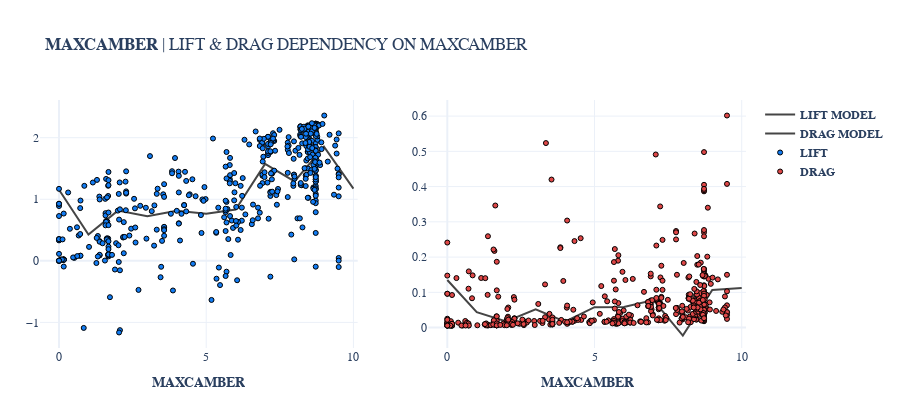
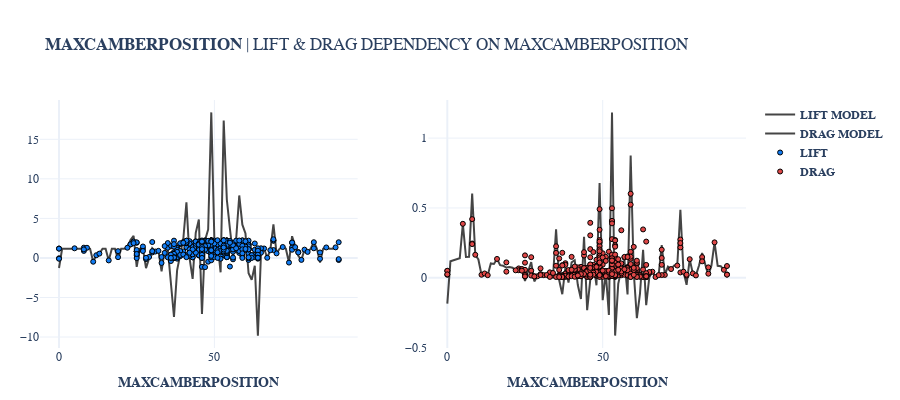
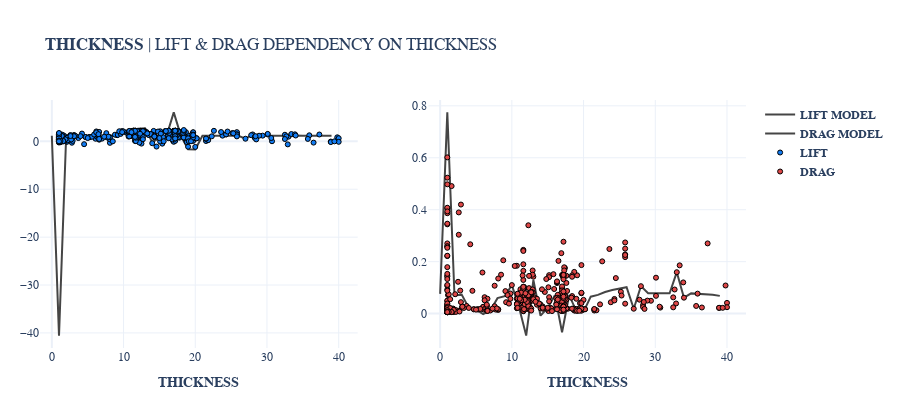

The cell these charts' notebook holds for them, in order:
### Code cell
data.plot_X_clcd('maxcamber',model=True,xmin=0,xmax=11)
data.plot_X_clcd('maxcamberposition',model=True,xmin=0,xmax=90)
data.plot_X_clcd('thickness',model=True,xmin=0,xmax=40)

### Figure 1 — Plotly figure (JSON) as saved in the notebook; plotly's stock layout.template omitted (floating-point values rounded to 4 significant figures; data arrays with more than 128 entries replaced by an {"elided": "..."} marker saying what was removed)
{"data": [{"marker": {"color": "#454545", "line": {"color": "black", "width": 1}, "size": 5}, "mode": "lines", "name": "<b>LIFT MODEL</b>", "type": "scatter", "x": [0, 1, 2, 3, 4, 5, 6, 7, 8, 9, 10], "xaxis": "x", "y": [1.156, 0.4282, 0.8156, 0.7246, 0.8121, 0.7664, 0.8342, 1.575, 1.29, 1.853, 1.174], "yaxis": "y"}, {"marker": {"color": "#454545", "line": {"color": "black", "width": 1}, "size": 5}, "mode": "lines", "name": "<b>DRAG MODEL</b>", "type": "scatter", "x": [0, 1, 2, 3, 4, 5, 6, 7, 8, 9, 10], "xaxis": "x2", "y": [0.1351, 0.044, 0.01756, 0.05189, 0.0166, 0.05794, 0.05865, 0.078, -0.02268, 0.1065, 0.1125], "yaxis": "y2"}, {"marker": {"color": "#127CF3", "line": {"color": "black", "width": 1}, "size": 5}, "mode": "markers", "name": "<b>LIFT</b>", "text": {"elided": "480 str values"}, "type": "scatter", "x": {"elided": "480 float values"}, "xaxis": "x", "y": {"elided": "480 float values"}, "yaxis": "y"}, {"marker": {"color": "#DE4747", "line": {"color": "black", "width": 1}, "size": 5}, "mode": "markers", "name": "<b>DRAG</b>", "text": {"elided": "480 str values"}, "type": "scatter", "x": {"elided": "480 float values"}, "xaxis": "x2", "y": {"elided": "480 float values"}, "yaxis": "y2"}], "layout": {"font": {"family": "sans-serif", "size": 12}, "height": 400, "margin": {"b": 40, "l": 40, "r": 40}, "title": {"text": "<b>MAXCAMBER</b> | LIFT & DRAG DEPENDENCY ON MAXCAMBER"}, "xaxis": {"anchor": "y", "domain": [0, 0.45], "title": {"text": "<b>MAXCAMBER</b>"}}, "xaxis2": {"anchor": "y2", "domain": [0.55, 1], "title": {"text": "<b>MAXCAMBER</b>"}}, "yaxis": {"anchor": "x", "domain": [0, 1]}, "yaxis2": {"anchor": "x2", "domain": [0, 1]}}}

### Figure 2 — Plotly figure (JSON) as saved in the notebook; plotly's stock layout.template omitted (floating-point values rounded to 4 significant figures; data arrays with more than 128 entries replaced by an {"elided": "..."} marker saying what was removed)
{"data": [{"marker": {"color": "#454545", "line": {"color": "black", "width": 1}, "size": 5}, "mode": "lines", "name": "<b>LIFT MODEL</b>", "type": "scatter", "x": [0, 1, 2, 3, 4, 5, 6, 7, 8, 9, 10, 11, 12, 13, 14, 15, 16, 17, 18, 19, 20, 21, 22, 23, 24, 25, 26, 27, 28, 29, 30, 31, 32, 33, 34, 35, 36, 37, 38, 39, 40, 41, 42, 43, 44, 45, 46, 47, 48, 49, 50, 51, 52, 53, 54, 55, 56, 57, 58, 59, 60, 61, 62, 63, 64, 65, 66, 67, 68, 69, 70, 71, 72, 73, 74, 75, 76, 77, 78, 79, 80, 81, 82, 83, 84, 85, 86, 87, 88, 89], "xaxis": "x", "y": [-1.271, 1.162, 1.162, 1.162, 1.162, 1.215, 1.162, 1.162, 0.9438, 1.286, 1.162, -0.4816, 0.3431, 0.5446, 1.162, 1.162, -0.3155, 1.162, 1.162, -0.211, 1.162, 1.162, 1.287, 2.263, 2.78, -1.124, 1.162, 1.166, -1.286, 0.1234, 1.229, 0.8071, 0.8937, -1.685, 0.9674, 1.177, -3.5, -7.467, -1.582, 0.4206, 2.397, 7.031, 0.0002029, -2.65, 3.179, 4.858, -7.097, 2.243, 3.603, 18.4, 2.218, 1.965, -1.824, 17.37, 7.385, 3.673, 0.3058, 2.359, 7.896, 4.201, 3.107, -1.933, -2.753, -0.9792, -9.822, 0.5953, 1.19, 0.01716, 0.9763, 4.254, 0.5766, 1.162, 1.38, 1.162, -0.5908, 2.746, 1.356, 0.2648, -0.2472, 1.049, 0.7634, 1.162, 2.042, 1.162, -0.5823, 1.162, 1.324, 1.162, 1.162, 1.332], "yaxis": "y"}, {"marker": {"color": "#454545", "line": {"color": "black", "width": 1}, "size": 5}, "mode": "lines", "name": "<b>DRAG MODEL</b>", "type": "scatter", "x": [0, 1, 2, 3, 4, 5, 6, 7, 8, 9, 10, 11, 12, 13, 14, 15, 16, 17, 18, 19, 20, 21, 22, 23, 24, 25, 26, 27, 28, 29, 30, 31, 32, 33, 34, 35, 36, 37, 38, 39, 40, 41, 42, 43, 44, 45, 46, 47, 48, 49, 50, 51, 52, 53, 54, 55, 56, 57, 58, 59, 60, 61, 62, 63, 64, 65, 66, 67, 68, 69, 70, 71, 72, 73, 74, 75, 76, 77, 78, 79, 80, 81, 82, 83, 84, 85, 86, 87, 88, 89], "xaxis": "x2", "y": [-0.185, 0.1177, 0.1252, 0.1326, 0.14, 0.3865, 0.1489, 0.1503, 0.6032, 0.1647, 0.1312, 0.02182, 0.03109, 0.01875, 0.1029, 0.09914, 0.135, 0.09059, 0.08582, 0.07353, 0.07647, 0.07189, 0.05359, 0.05807, 0.05552, -0.02212, 0.05285, 0.1128, -0.02607, 0.01122, 0.02525, 0.01911, 0.02018, 0.0005701, 0.004321, 0.3475, -0.01578, -0.1177, 0.07545, -0.03464, 0.1102, 0.1261, -0.05214, -0.1519, 0.294, -0.2316, -0.01549, 0.1064, -0.05375, 0.6779, -0.1597, 0.0354, -0.2661, 1.184, -0.4137, -0.04364, 0.05896, 0.126, -0.1187, 0.8751, 0.03772, -0.2888, -0.1129, 0.2008, -0.1953, 0.003917, 0.04368, 0.00573, 0.01914, 0.234, 0.02062, 0.08028, 0.06253, 0.08858, 0.08772, 0.4859, 0.04386, -0.05045, 0.1331, 0.03155, 0.01713, 0.08735, 0.1772, 0.08803, 0.0168, 0.08827, 0.2536, 0.08614, 0.08301, 0.05715], "yaxis": "y2"}, {"marker": {"color": "#127CF3", "line": {"color": "black", "width": 1}, "size": 5}, "mode": "markers", "name": "<b>LIFT</b>", "text": {"elided": "480 str values"}, "type": "scatter", "x": {"elided": "480 int values"}, "xaxis": "x", "y": {"elided": "480 float values"}, "yaxis": "y"}, {"marker": {"color": "#DE4747", "line": {"color": "black", "width": 1}, "size": 5}, "mode": "markers", "name": "<b>DRAG</b>", "text": {"elided": "480 str values"}, "type": "scatter", "x": {"elided": "480 int values"}, "xaxis": "x2", "y": {"elided": "480 float values"}, "yaxis": "y2"}], "layout": {"font": {"family": "sans-serif", "size": 12}, "height": 400, "margin": {"b": 40, "l": 40, "r": 40}, "title": {"text": "<b>MAXCAMBERPOSITION</b> | LIFT & DRAG DEPENDENCY ON MAXCAMBERPOSITION"}, "xaxis": {"anchor": "y", "domain": [0, 0.45], "title": {"text": "<b>MAXCAMBERPOSITION</b>"}}, "xaxis2": {"anchor": "y2", "domain": [0.55, 1], "title": {"text": "<b>MAXCAMBERPOSITION</b>"}}, "yaxis": {"anchor": "x", "domain": [0, 1]}, "yaxis2": {"anchor": "x2", "domain": [0, 1]}}}

### Figure 3 — Plotly figure (JSON) as saved in the notebook; plotly's stock layout.template omitted (floating-point values rounded to 4 significant figures; data arrays with more than 128 entries replaced by an {"elided": "..."} marker saying what was removed)
{"data": [{"marker": {"color": "#454545", "line": {"color": "black", "width": 1}, "size": 5}, "mode": "lines", "name": "<b>LIFT MODEL</b>", "type": "scatter", "x": [0, 1, 2, 3, 4, 5, 6, 7, 8, 9, 10, 11, 12, 13, 14, 15, 16, 17, 18, 19, 20, 21, 22, 23, 24, 25, 26, 27, 28, 29, 30, 31, 32, 33, 34, 35, 36, 37, 38, 39], "xaxis": "x", "y": [1.162, -40.56, 1.162, 1.162, 1.08, 0.6899, 1.313, 0.5723, 1.162, 1.162, 2.064, 1.087, 2.62, 2.745, -0.1584, 0.6841, 1.162, 6.045, 1.162, -1.66, -1.689, 1.162, 1.162, 1.162, 1.162, 1.162, 1.162, 0.5446, 1.443, 1.162, 1.162, 1.162, 1.162, 0.9789, 1.219, 1.162, 1.162, 1.162, 1.162, 1.162], "yaxis": "y"}, {"marker": {"color": "#454545", "line": {"color": "black", "width": 1}, "size": 5}, "mode": "lines", "name": "<b>DRAG MODEL</b>", "type": "scatter", "x": [0, 1, 2, 3, 4, 5, 6, 7, 8, 9, 10, 11, 12, 13, 14, 15, 16, 17, 18, 19, 20, 21, 22, 23, 24, 25, 26, 27, 28, 29, 30, 31, 32, 33, 34, 35, 36, 37, 38, 39], "xaxis": "x2", "y": [0.07584, 0.7748, 0.06996, 0.07299, 0.02181, 0.01524, -0.001637, 0.012, 0.05955, 0.06702, 0.1098, 0.02418, -0.08471, 0.1293, -0.008067, 0.02219, 0.0704, -0.07187, 0.07143, 0.008803, 0.00707, 0.0652, 0.07214, 0.08324, 0.09077, 0.09749, 0.1015, 0.01875, 0.1057, 0.07822, 0.07749, 0.07678, 0.07798, 0.1595, 0.06132, 0.07785, 0.07617, 0.07628, 0.07301, 0.06825], "yaxis": "y2"}, {"marker": {"color": "#127CF3", "line": {"color": "black", "width": 1}, "size": 5}, "mode": "markers", "name": "<b>LIFT</b>", "text": {"elided": "480 str values"}, "type": "scatter", "x": {"elided": "480 float values"}, "xaxis": "x", "y": {"elided": "480 float values"}, "yaxis": "y"}, {"marker": {"color": "#DE4747", "line": {"color": "black", "width": 1}, "size": 5}, "mode": "markers", "name": "<b>DRAG</b>", "text": {"elided": "480 str values"}, "type": "scatter", "x": {"elided": "480 float values"}, "xaxis": "x2", "y": {"elided": "480 float values"}, "yaxis": "y2"}], "layout": {"font": {"family": "sans-serif", "size": 12}, "height": 400, "margin": {"b": 40, "l": 40, "r": 40}, "title": {"text": "<b>THICKNESS</b> | LIFT & DRAG DEPENDENCY ON THICKNESS"}, "xaxis": {"anchor": "y", "domain": [0, 0.45], "title": {"text": "<b>THICKNESS</b>"}}, "xaxis2": {"anchor": "y2", "domain": [0.55, 1], "title": {"text": "<b>THICKNESS</b>"}}, "yaxis": {"anchor": "x", "domain": [0, 1]}, "yaxis2": {"anchor": "x2", "domain": [0, 1]}}}
